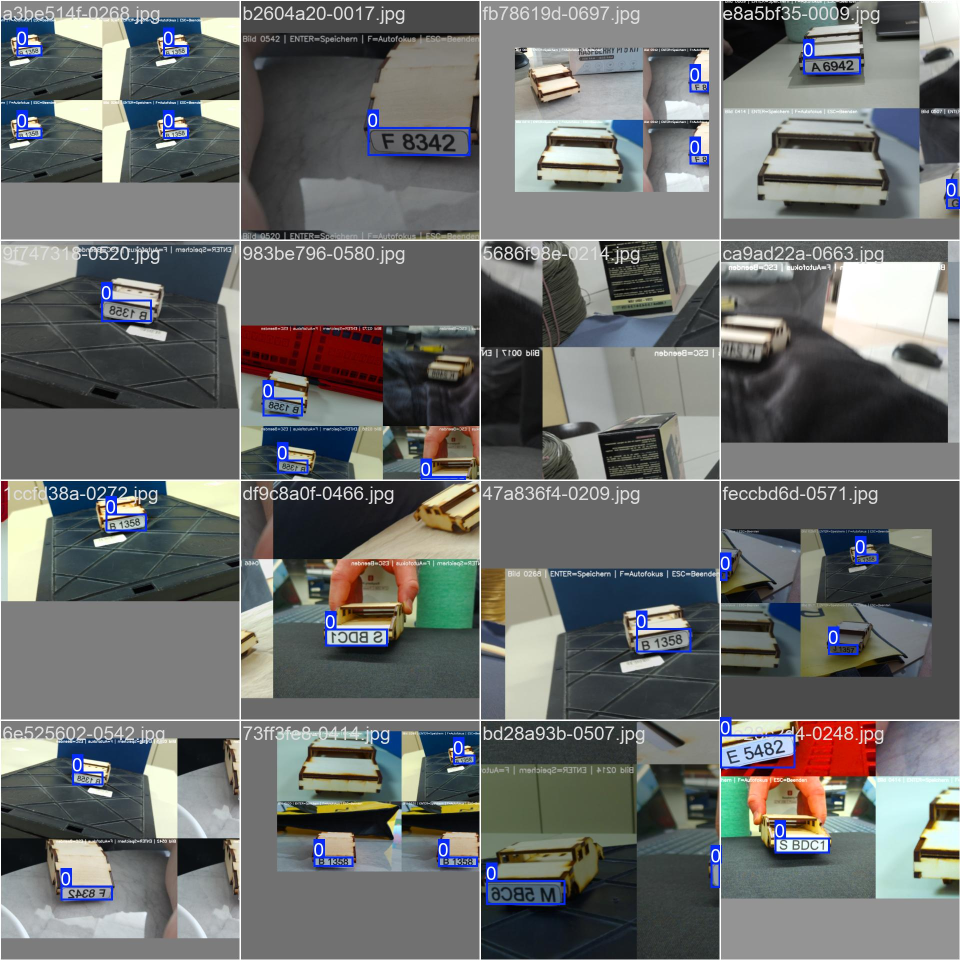
#> input picture AI/YOLO-Modell/train/train_batch0.jpg, 1920 x 1920 px (shown at 1/2 size)
$ python -i image_processor.py   (imports and definitions only)
#> lines starting #> are read from the running program, lines starting #| are printed output that depends on the picture; after the words box and inside, x2 and y2 are one past the last pixel; in counts of white or black regions, pixels touching at a corner belong together
#> further down, picture is the input picture: shape (1920, 1920, 3); mean B, G, R 108.7, 109.9, 107.7
"""
Image Processor: Bildbearbeitung und Snapshot-Verwaltung
Verarbeitet Bilder, erstellt Snapshots und konvertiert Formate
"""

import cv2
import numpy as np
from pathlib import Path
from typing import Optional, Tuple, Dict
import logging
from datetime import datetime

from .plate_detection_models import PlateRegion

logger = logging.getLogger(__name__)


class ImageProcessor:
    """
    Verarbeitet Bilder für Kennzeichen-Erkennung
    - Snapshots speichern
    - Bilder zuschneiden
    - Format-Konvertierung
    """

    def __init__(self, output_dir: Optional[str] = None):
        """
        Initialisiert ImageProcessor

        Args:
            output_dir: Verzeichnis für Snapshots. Wenn None, nutze default
        """
        if output_dir is None:
            output_dir = str(Path(__file__).parent / "detection_results")

        self.output_dir = Path(output_dir)
        self.snapshots_dir = self.output_dir / "snapshots"
        self.plates_dir = self.output_dir / "plates"
        self.annotated_dir = self.output_dir / "annotated"

        self._create_directories()

    def _create_directories(self) -> None:
        """Erstellt Output-Verzeichnisse"""
        for dir_path in [self.snapshots_dir, self.plates_dir, self.annotated_dir]:
            dir_path.mkdir(parents=True, exist_ok=True)
            logger.debug(f"✓ Verzeichnis: {dir_path}")

    # [166 lines left out: functions crop_region, save_snapshot, save_plate_image, save_annotated_frame, resize_image, enhance_contrast, not called in this run]

    def convert_to_grayscale(self, image: np.ndarray) -> np.ndarray:
        """Konvertiert zu Grayscale für OCR"""
        return cv2.cvtColor(image, cv2.COLOR_BGR2GRAY)
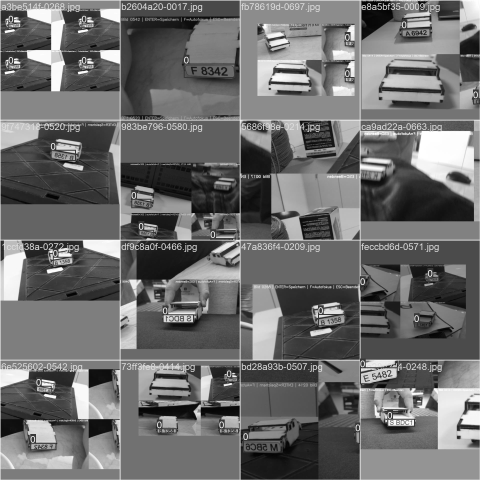
#> returned value: shape (1920, 1920) (shown at 1/4 size); min 0, max 255, mean 109.1

    def apply_morphological_ops(self, image: np.ndarray) -> np.ndarray:
        """
        Wendet morphologische Operationen an zur Bildbereinigung
        Nützlich für OCR-Preprocessing
        """
        gray = self.convert_to_grayscale(image)

        # Schwellenwert
        _, binary = cv2.threshold(gray, 150, 255, cv2.THRESH_BINARY)
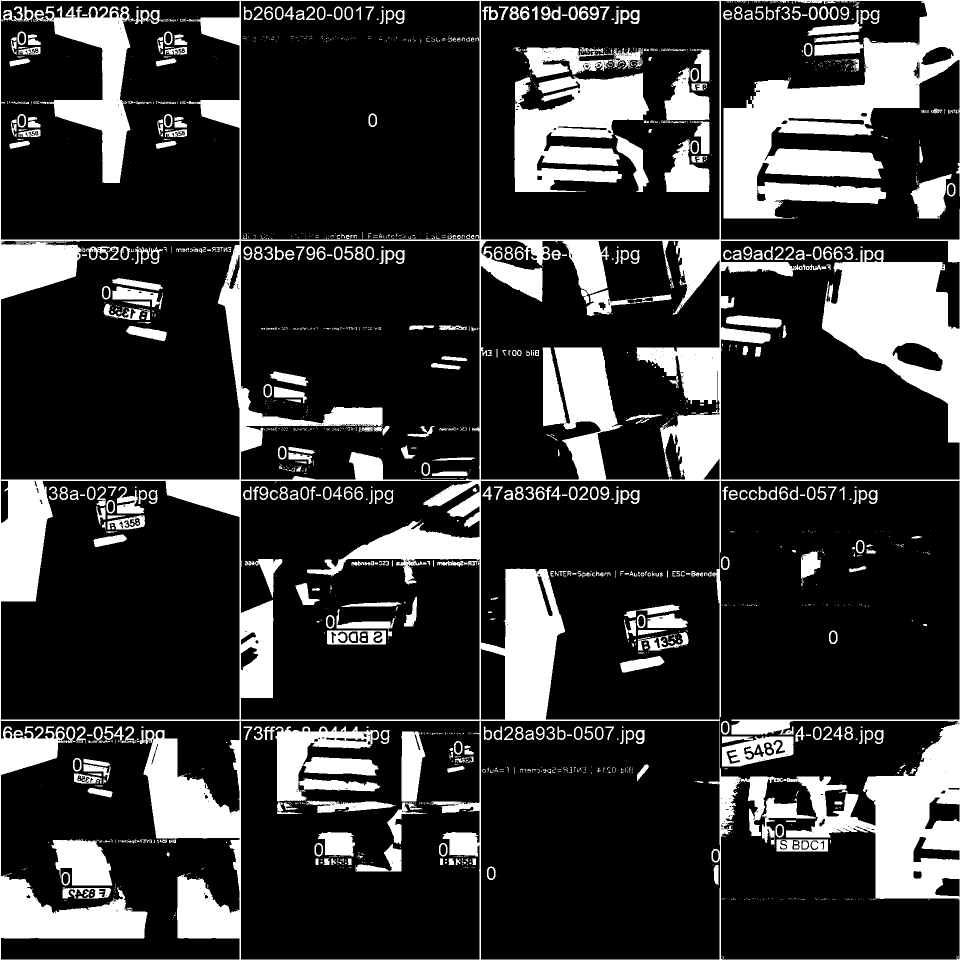
#> binary: shape (1920, 1920) (shown at 1/2 size); 20.6% white; 1873 white regions (1315 under 20 px), largest, box (x1, y1, x2, y2) and area: (0, 0, 1920, 1920) 509759, (1029, 146, 1298, 384) 39224, (67, 12, 261, 366) 25511

        # Morphologische Operationen
        kernel = cv2.getStructuringElement(cv2.MORPH_RECT, (3, 3))
        cleaned = cv2.morphologyEx(binary, cv2.MORPH_CLOSE, kernel)
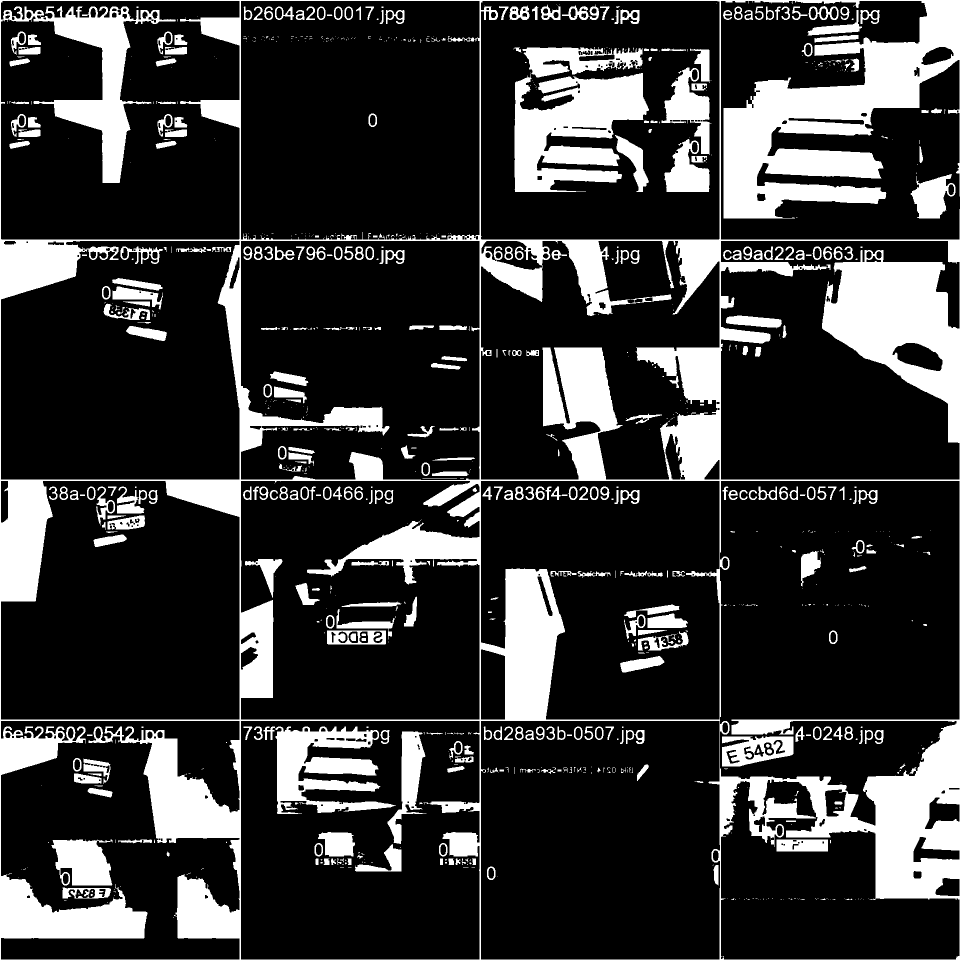
#> cleaned: shape (1920, 1920) (shown at 1/2 size); 21% white; 912 white regions (537 under 20 px), largest, box (x1, y1, x2, y2) and area: (0, 0, 1920, 1920) 555513, (1029, 94, 1298, 384) 47680, (551, 1453, 792, 1628) 21897

        return cleaned

    # [55 lines left out: functions get_image_dimensions, create_grid_display, not called in this run]

>>> import cv2
>>> picture = cv2.imread('YOLO-Modell/train/train_batch0.jpg')
>>> result = ImageProcessor().apply_morphological_ops(picture)

$ run again, on AI/YOLO-Modell/train/train_batch1.jpg
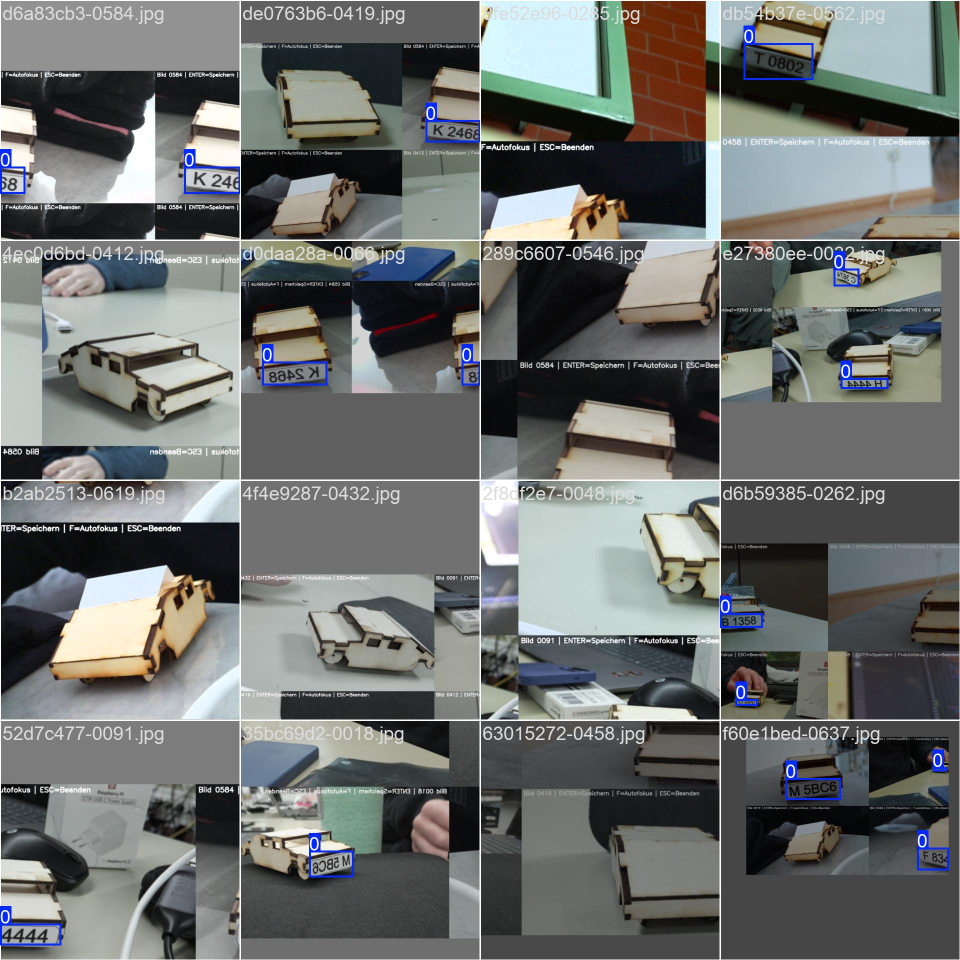
#> input picture AI/YOLO-Modell/train/train_batch1.jpg, 1920 x 1920 px (shown at 1/2 size)
#> picture is the input picture: shape (1920, 1920, 3); mean B, G, R 109, 110.6, 108
#> in apply_morphological_ops, `_, binary = cv2.threshold(gray, 150, 255, cv2.THRESH_BINARY)`:
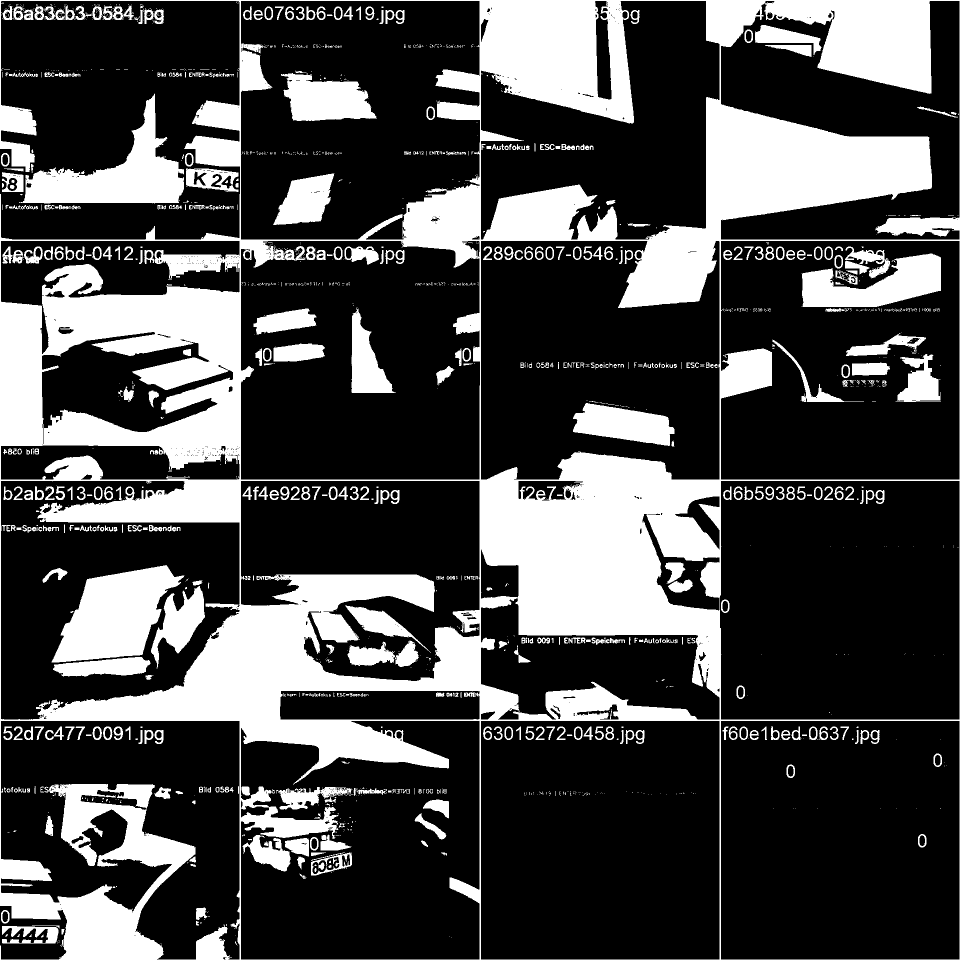
#> binary: shape (1920, 1920) (shown at 1/2 size); 28.5% white; 1681 white regions (1172 under 20 px), largest, box (x1, y1, x2, y2) and area: (0, 0, 1920, 1920) 806199, (103, 1130, 369, 1325) 29845, (38, 187, 368, 407) 26892
#> in apply_morphological_ops, `cleaned = cv2.morphologyEx(binary, cv2.MORPH_CLOSE, kernel)`:
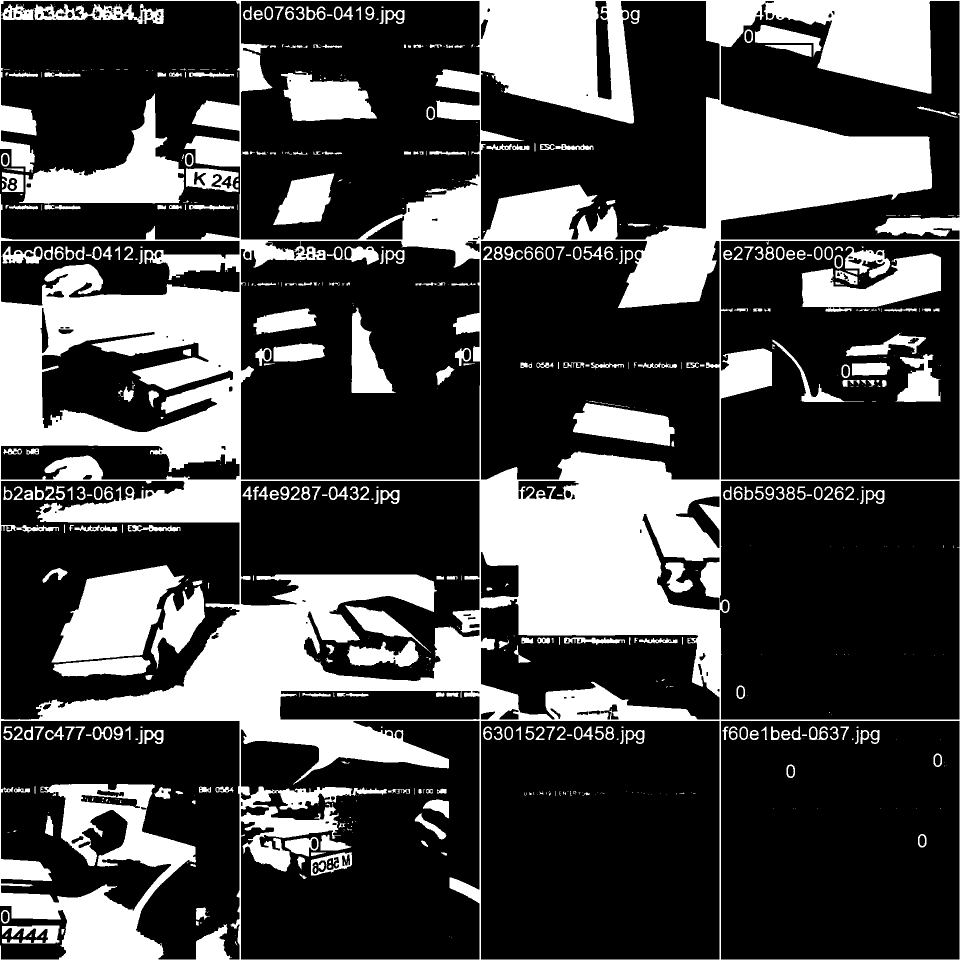
#> cleaned: shape (1920, 1920) (shown at 1/2 size); 28.9% white; 679 white regions (342 under 20 px), largest, box (x1, y1, x2, y2) and area: (0, 0, 1920, 1920) 830601, (103, 1130, 369, 1325) 29883, (38, 187, 368, 419) 27533

$ run again, on AI/YOLO-Modell/train/train_batch2.jpg
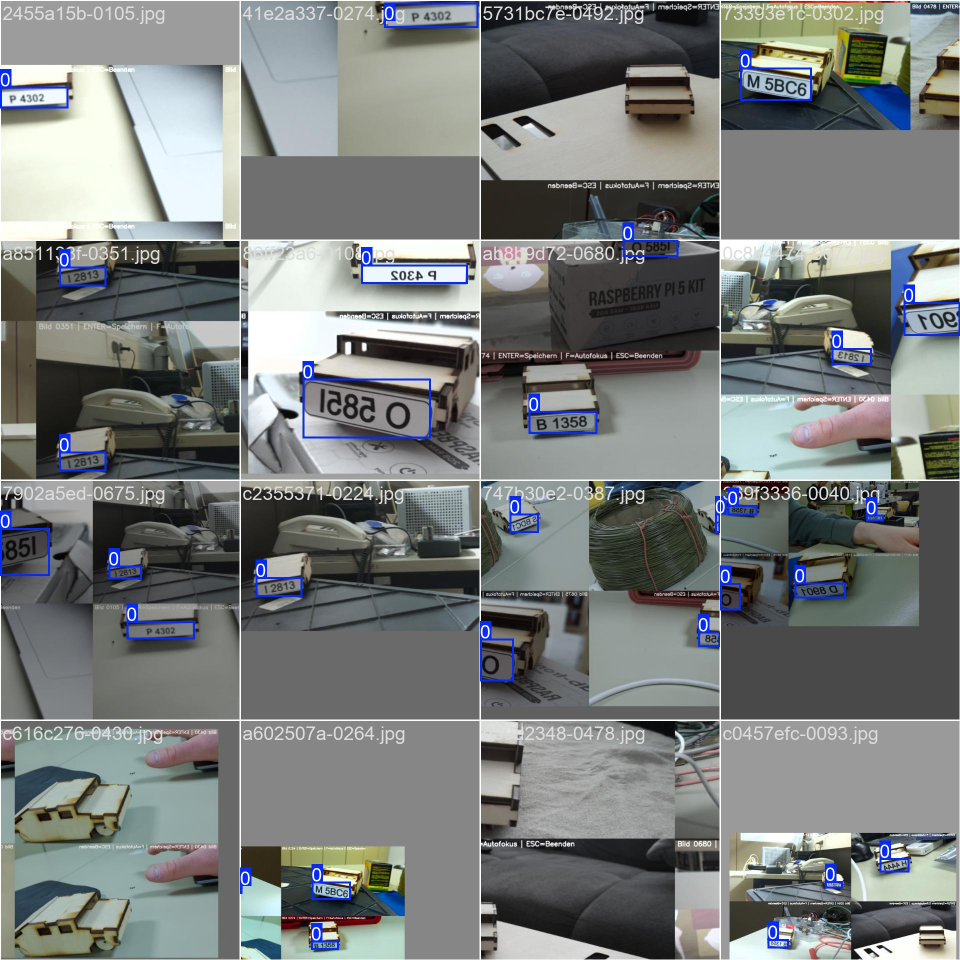
#> input picture AI/YOLO-Modell/train/train_batch2.jpg, 1920 x 1920 px (shown at 1/2 size)
#> picture is the input picture: shape (1920, 1920, 3); mean B, G, R 123.9, 124.8, 121.1
#> in apply_morphological_ops, `_, binary = cv2.threshold(gray, 150, 255, cv2.THRESH_BINARY)`:
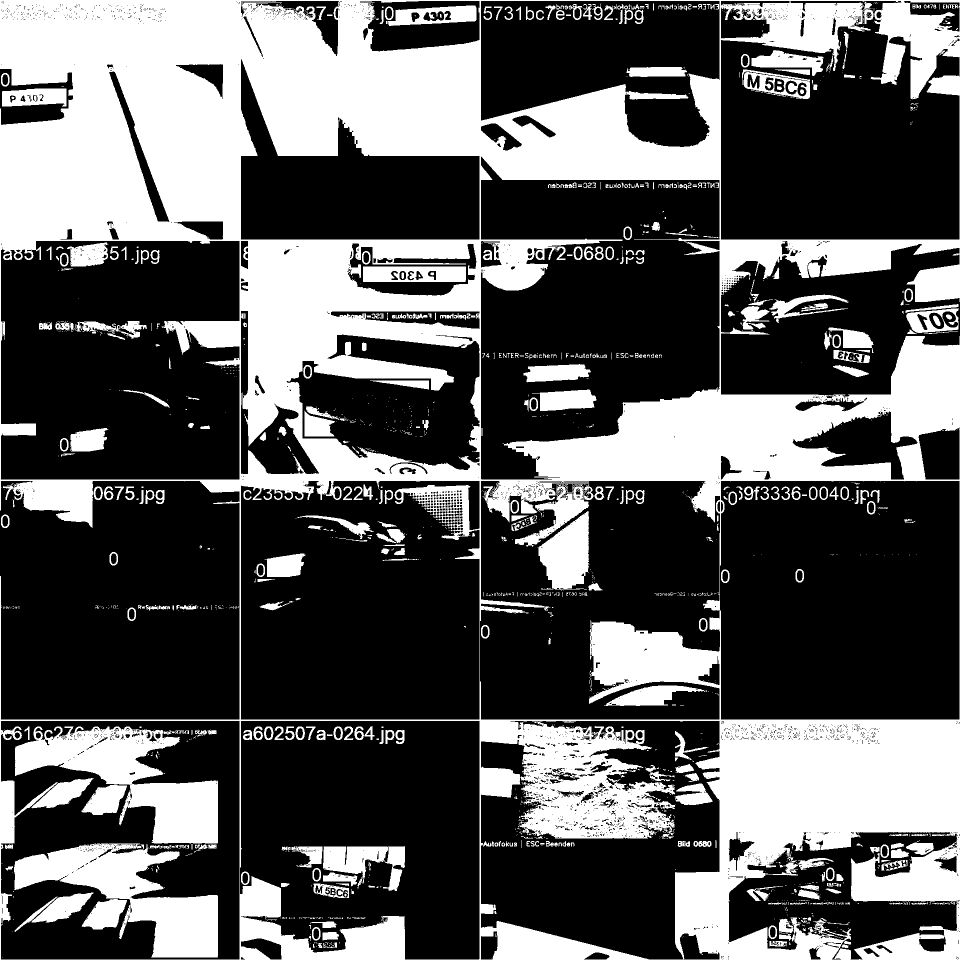
#> binary: shape (1920, 1920) (shown at 1/2 size); 35.8% white; 1644 white regions (1185 under 20 px), largest, box (x1, y1, x2, y2) and area: (0, 0, 1920, 1920) 1082110, (30, 1453, 436, 1687) 41196, (28, 1687, 436, 1915) 39800
#> in apply_morphological_ops, `cleaned = cv2.morphologyEx(binary, cv2.MORPH_CLOSE, kernel)`:
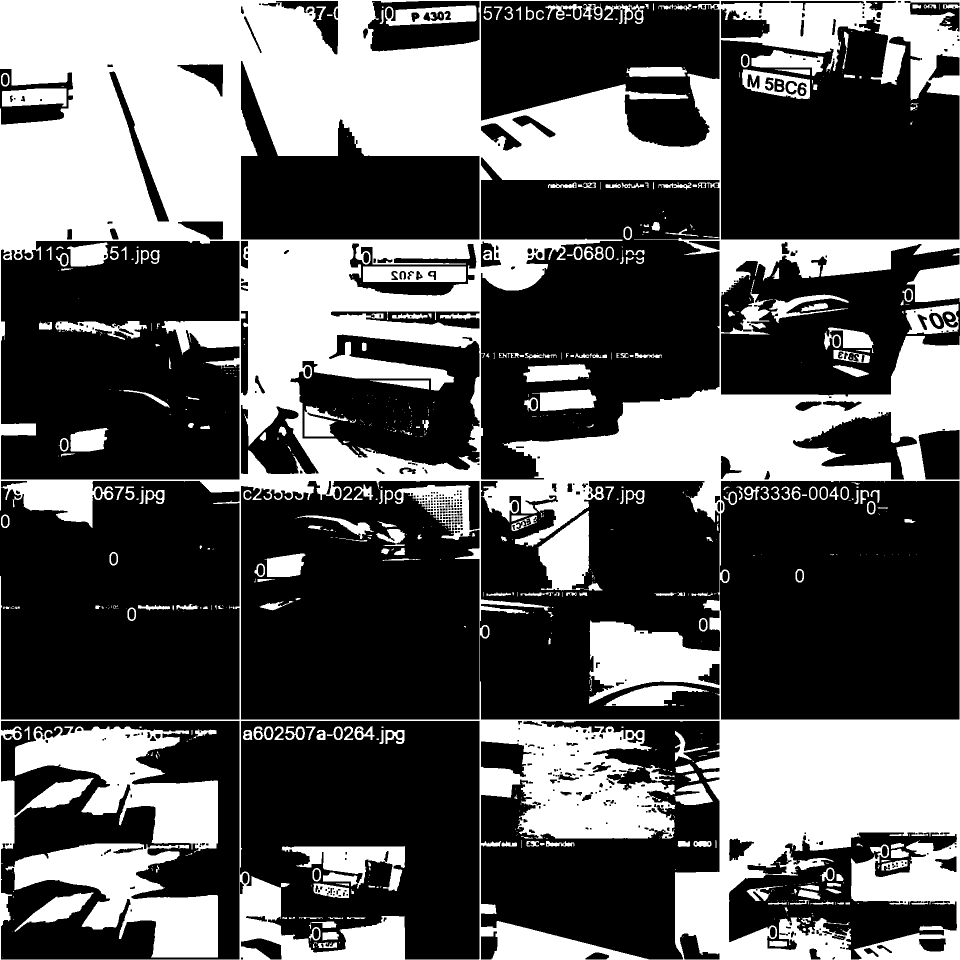
#> cleaned: shape (1920, 1920) (shown at 1/2 size); 36.5% white; 664 white regions (385 under 20 px), largest, box (x1, y1, x2, y2) and area: (0, 0, 1920, 1920) 1116378, (30, 1453, 436, 1705) 46258, (11, 1687, 436, 1915) 44368
